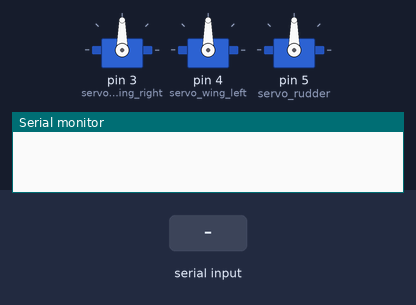
Bench run of a sketch on a simulated Arduino Uno, built with avr-gcc and run on an emulated ATmega328P. Parts: 3 × servo, the last lines printed to the serial monitor. The inputs (shaded band) are chosen by the test bench.

Above: at 1.2 s.
1.3 s: "s90\n" received over Serial
At 2.4 s:
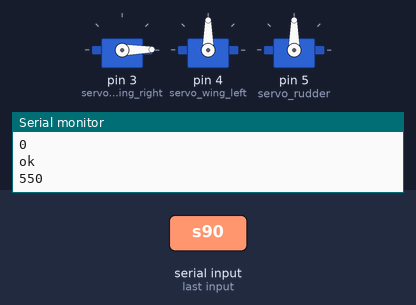
Timing chart, 0 to 4.3 s (numbered marks = the images above; inputs shaded):
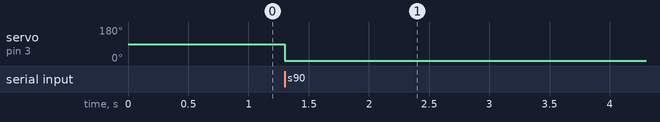

The sketch:

sketch.ino
```cpp
#include<Servo.h>

Servo servo_wing_right;
Servo servo_wing_left;
Servo servo_rudder;

int sum = 0, deg = 0, flag = 0;

void servo_write(int number, int degree)
{
  int micro_sec;

  // 度数からマイクロ秒に変換
  if(degree>=0 && degree<=22)
    micro_sec = degree*10+550;
  else if(degree <= 54)
    micro_sec = degree*10+560;
  else if(degree <= 86)
    micro_sec = degree*10+570;
  else if(degree <= 118)
    micro_sec = degree*10+580;
  else if(degree <= 151)
    micro_sec = degree*10+590;
  else if(degree <= 180)
    micro_sec = degree*10+600;

  switch (number) {
    case 0:  // 右翼
      Serial.println("ok");
      servo_wing_right.writeMicroseconds(micro_sec);
      break;

    case 1:  // 左翼
      servo_wing_left.writeMicroseconds(micro_sec);
      break;

    case 2:  // 舵
      servo_rudder.writeMicroseconds(micro_sec);
      break;

    default:
      break;
  }

  Serial.println(micro_sec);
}

void setup()
{
  servo_wing_right.attach(3);
  servo_wing_left.attach(4);
  servo_rudder.attach(5);

  Serial.begin(9600);
}

void loop()
{
  readSerial();

  if (flag == 1) {
    servo_write(0,deg);
    flag = 0;
  }
}

void readSerial() {
  char str;
  if (Serial.available()) {
    str = Serial.read();

    switch (str) {
      case '0'...'9':
        sum = sum * 10 + (str - 48);
        break;

      case 's':
        deg = sum;
        flag = 1;
        Serial.println(deg);
        sum = 0;
        break;

      default:
        sum = 0;
        break;
    }
  }
}
```

Measured:
- after the input at 1.3 s, servo on pin 3 (servo_wing_right): 90° → 1° at once
